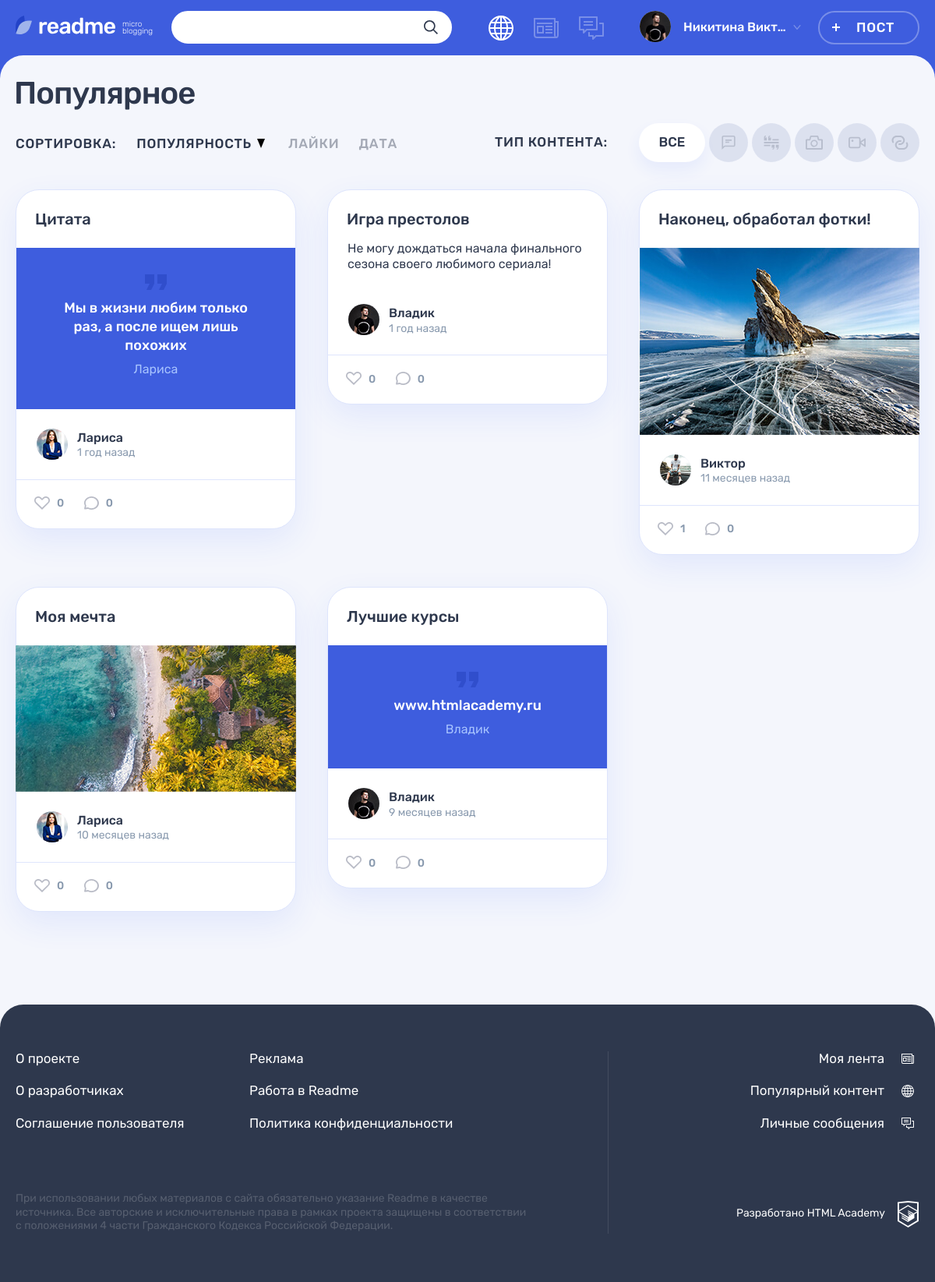
The page / on the database its author committed.
### tables this page shows
CREATE TABLE IF NOT EXISTS category (
	id INT AUTO_INCREMENT PRIMARY KEY,
	category VARCHAR(20) COMMENT 'Наименование типа контента',
	category_name VARCHAR(20) COMMENT 'Имя класса',
	category_w TINYINT COMMENT 'Ширина иконки',
	category_h TINYINT COMMENT 'Высота иконки'
) COMMENT 'Тип контента';

CREATE TABLE IF NOT EXISTS post (
	id INT AUTO_INCREMENT PRIMARY KEY,
	dt_add DATETIME DEFAULT CURRENT_TIMESTAMP,
	p_title VARCHAR(255) NOT NULL,
	p_content TEXT,
	author VARCHAR(128) COMMENT 'Автор цитаты: задаётся пользователем',
	p_img VARCHAR(255) COMMENT 'Изображение: ссылка на сохранённый файл изображения',
	p_video VARCHAR(255) COMMENT 'Видео: ссылка на видео с youtube',
	p_link VARCHAR(255) COMMENT 'Ссылка: ссылка на сайт, задаётся пользователем;',
	user_id INT NOT NULL COMMENT 'Автор поста. Поле связи с user.id',
	category_id INT NOT NULL COMMENT 'Контент/категория поста. Поле связи с category.id',
	view_count INT UNSIGNED DEFAULT 0,
	INDEX (user_id),
	INDEX (category_id),
	FOREIGN KEY (user_id) REFERENCES user (id),
	FOREIGN KEY (category_id) REFERENCES category (id)
) COMMENT 'Посты';

CREATE TABLE IF NOT EXISTS user (
	id INT AUTO_INCREMENT PRIMARY KEY,
	dt_add DATETIME DEFAULT CURRENT_TIMESTAMP,
	email VARCHAR(128) NOT NULL UNIQUE,
	login VARCHAR(50) NOT NULL,
	password VARCHAR(255) NOT NULL,
	avatar VARCHAR(255)
) COMMENT 'Зарегистрированные пользователи';

### helpers.php (called while the page is built, shortened)
<?php
function get_noun_plural_form(int $number, string $one, string $two, string $many): string
{
    $number = (int)$number;
    $mod10 = $number % 10;
    $mod100 = $number % 100;
    switch (true) {
        case ($mod100 >= 11 && $mod100 <= 20):
            return $many;
        case ($mod10 > 5):
            return $many;
        case ($mod10 === 1):
            return $one;
        default:
            return $many;
    }
}
function include_template($name, array $data = [])
{
    $name = 'templates/' . $name;
    extract($data);
    require $name;
    $result = ob_get_clean();
    return $result;
}

### functions.php (called while the page is built, shortened)
<?php
function cut_text ($text, $link, $max_len = 300) {
    $text_trimmed = trim($text);
    $text_num = mb_strlen($text_trimmed);
    return $text;
}
function get_interval ($date, $not_ago = 0) {
    $cur_date = date_create("now");
    $date = date_create($date);
    $date_string = $date->format('Y.m.d H:i');
    $cur_date_string = $cur_date->format('Y.m.d H:i');
    $diff = date_diff($date, $cur_date);
    $days = $diff->days;
    $hours_in_day = 24;
    $days_in_week = 7;
    $days_in_5weeks = 35;
    $days_in_year = 365;
    if ($cur_date_string > $date_string) {
        if ($days < 1) {
            $hours = $diff->h;
            if (1 <= $hours and $hours < $hours_in_day) {
                $time_count = $hours . " час" . get_noun_plural_form($hours, '', 'а', 'ов');
            }
            elseif ($hours < 1) {
                $minuts = $diff->i;
                $time_count = $minuts . " минут" . get_noun_plural_form($minuts, 'у', 'ы', '');
            }
        } elseif (1 <= $days) {
            if ($days < $days_in_week) {
                $time_count = $days . " " . get_noun_plural_form($days, 'день', 'дня', 'дней');
            } elseif ($days_in_week <= $days and $days < $days_in_5weeks) {
                $weeks = floor($days / $days_in_week);
                $time_count = $weeks . " недел" . get_noun_plural_form($weeks, 'ю', 'и', 'ь');
            } elseif ($days_in_5weeks <= $days and $days < $days_in_year) {
                $months = $diff->m;
                $time_count = $months . " месяц" . get_noun_plural_form($months, '', 'а', 'ев');
            } elseif ($days_in_year <= $days) {
                $years = $diff->y;
                $time_count = $years . " " . get_noun_plural_form($years, 'год', 'года', 'лет');
            }
        }
        if (!$not_ago) {
            $time_count .= " назад";
        }
    } elseif ($cur_date_string == $date_string) {
        $time_count = "только что";
    } else {
        $time_count = $date_string . " - дата в будущем";
    }
    return $time_count;
}
function get_result ($db_link, $query, $mode = 2) {
    $result = mysqli_query($db_link, $query);
    $rows = mysqli_num_rows($result);
    if ($rows) {
        if ($mode == 1) {
            $array = mysqli_fetch_array($result);
            $array = $array[0];
        } elseif ($mode == 2) {
            $array = mysqli_fetch_all($result, MYSQLI_ASSOC);
        } elseif ($mode == 3) {
            $array = mysqli_fetch_assoc($result);
        } elseif ($mode == 4) {
            $array = mysqli_fetch_all($result);
            $array = array_column($array,0);
        } else {
            exit('Неверный mode');
        }
    } else {
        $array = [];
    }
    return $array;
}
function add_elements ($array, $array_el, $date_name, $index_date, $index_date_title, $not_ago = 0) {
    if ($array_el !== '') {
        foreach ($array as $key => $array_el) {
            if ($not_ago) {
                $array[$key][$index_date] = get_interval($array_el[$date_name], 1);
            } else {
                $array[$key][$index_date] = get_interval($array_el[$date_name]);
            }
            $array[$key][$index_date_title] = date(DATE_FORMAT, strtotime($array_el[$date_name]));
        }
    }
    return $array;
}

### templates/main.php (the view, shortened to what this page needs)
<section class="page__main page__main--popular">
    <div class="container">
        <h1 class="page__title page__title--popular">Популярное</h1>
    </div>
    <div class="popular container">
        <div class="popular__filters-wrapper">
            <div class="popular__sorting sorting">
                <b class="popular__sorting-caption sorting__caption">Сортировка:</b>
                <ul class="popular__sorting-list sorting__list">
                    <?php foreach (SORTING as $sorting_item): ?>
                    <li class="sorting__item<?= $sorting_item == $sort_chosen ? ' sorting__item--popular' : ''; ?>">
                        <a class="sorting__link<?= $sorting_item == $sort_chosen ? ' sorting__link--active' : ''; ?>" href="/?sort_by=<?= $sorting_item . '&categ_chosen=' . $categ_chosen ?>">
                            <span><?= $sorting_item; ?></span>
                            <svg class="sorting__icon" width="10" height="12">
                                <use xlink:href="#icon-sort"></use>
                            </svg>
                        </a>
                    </li>
                    <?php endforeach; ?>
                </ul>
            </div>
            <div class="popular__filters filters">
                <b class="popular__filters-caption filters__caption">Тип контента:</b>
                <ul class="popular__filters-list filters__list">
                    <li class="popular__filters-item filters__item filters__item--all popular__filters-item--all">
                        <a class="filters__button filters__button--ellipse filters__button--all<?= $categ_chosen == 0 ? ' filters__button--active' : ''; ?>" href="/">
                            <span>Все</span>
                        </a>
                    </li>
                    <?php foreach ($categories as $categ): ?>
                    <li class="popular__filters-item filters__item">
                     	<a class="filters__button filters__button--<?= $categ['category']; ?> button <?= $categ['id'] == $categ_chosen ? ' filters__button--active' : ''; ?>" href="/?categ_chosen=<?= $categ['id'] . '&sort_by=' . $sort_chosen ?>">
                     		<svg class="filters__icon" width=<?= $categ['category_w'] . ' height=' . $categ['category_h']; ?>>
                                <use xlink:href="#icon-filter-<?= $categ['category']; ?>"></use>
                            </svg>
                     	</a>
                     </li>
                    <?php endforeach; ?>
                </ul>
            </div>
        </div>
        <div class="popular__posts">
    		<?php foreach ($posts as $post): ?>
            <article class="popular__post post post-<?= $post['category']; ?>">
                <header class="post__header">
                    <h2><a href="/post.php?post_id=<?= $post['id'] ?>"><?= $post['p_title']; ?></a></h2>
                </header>
                <div class="post__main">
	    		<?php switch ("post-" . $post['category']):
                        case 'post-photo': ?>
                    <div class="post-photo__image-wrapper">
                        <img src="img/<?= $post['p_content']; ?>" alt="Фото от пользователя" width="360" height="240">
                    </div>
                    	<?php break;
                        case 'post-video': ?>
                		<?php break;
                        case 'post-text': ?>
                  	<p><?php echo cut_text($post['p_content'], '/post.php?post_id=' . $post['id']); ?></p>
                    	<?php break;
                          case 'post-quote': ?>
                    <blockquote>
                    	<p><?= $post['p_content']; ?></p>
                    	<cite><?= $post['author']; ?></cite>
                    </blockquote>
          	    		<?php break;
                          case 'post-link': ?>
                    	<?php break;
                endswitch; ?>
                </div>
                <footer class="post__footer">
                    <div class="post__author">
                        <a class="post__author-link" href="#" title="Автор">
                            <div class="post__avatar-wrapper">
                                <img class="post__author-avatar" src="img/<?= $post['avatar']; ?>" alt="Аватар пользователя">
                            </div>
                            <div class="post__info">
                                <b class="post__author-name"><?= $post['author']; ?></b>
                                <time class="post__time" title="<?= $post['date_title']; ?>" datetime="<?= $post['dt_add']; ?>"><?= $post['date_interval']; ?></time>
                            </div>
                        </a>
                    </div>
                    <div class="post__indicators">
                        <div class="post__buttons">
                            <a class="post__indicator post__indicator--likes button" href="#" title="Лайк">
                                <svg class="post__indicator-icon" width="20" height="17">
                                    <use xlink:href="#icon-heart"></use>
                                </svg>
                                <span><?= $post['likes_count']; ?></span>
                            </a>
                            <a class="post__indicator post__indicator--comments button" href="#" title="Комментарии">
                                <svg class="post__indicator-icon" width="19" height="17">
                                    <use xlink:href="#icon-comment"></use>
                                </svg>
                                <span><?= $post['comments_count']; ?></span>
                            </a>
                        </div>
                    </div>
                </footer>
            </article>
            <?php endforeach; ?>
        </div>
    </div>
</section>

### rows shown on the page
category: category_w 22 (drawn)
category: category_w 22 (drawn)
category: category_w 22 (drawn)
category: category_w 22 (drawn)
category: category_w 22 (drawn)
post: p_title "Цитата", p_content "Мы в жизни любим только раз, а после ищем лишь похожих", author "Лариса", user.avatar (picture), date_interval "1 год назад", likes_count "0", comments_count "0"
post: p_title "Игра престолов", p_content "Не могу дождаться начала финального сезона своего любимого сериала!", user.avatar (picture), author "Владик", date_interval "1 год назад", likes_count "0", comments_count "0"
post: p_title "Наконец, обработал фотки!", p_content (picture), user.avatar (picture), author "Виктор", date_interval "11 месяцев назад", likes_count "1", comments_count "0"
post: p_title "Моя мечта", p_content (picture), user.avatar (picture), author "Лариса", date_interval "10 месяцев назад", likes_count "0", comments_count "0"
post: p_title "Лучшие курсы", p_content "www.htmlacademy.ru", author "Владик", user.avatar (picture), date_interval "9 месяцев назад", likes_count "0", comments_count "0"

### other values the page prints
$user_name "Никитина Викт…"
$sorting_item "ПОПУЛЯРНОСТЬ"
$sorting_item "ЛАЙКИ"
$sorting_item "ДАТА"
